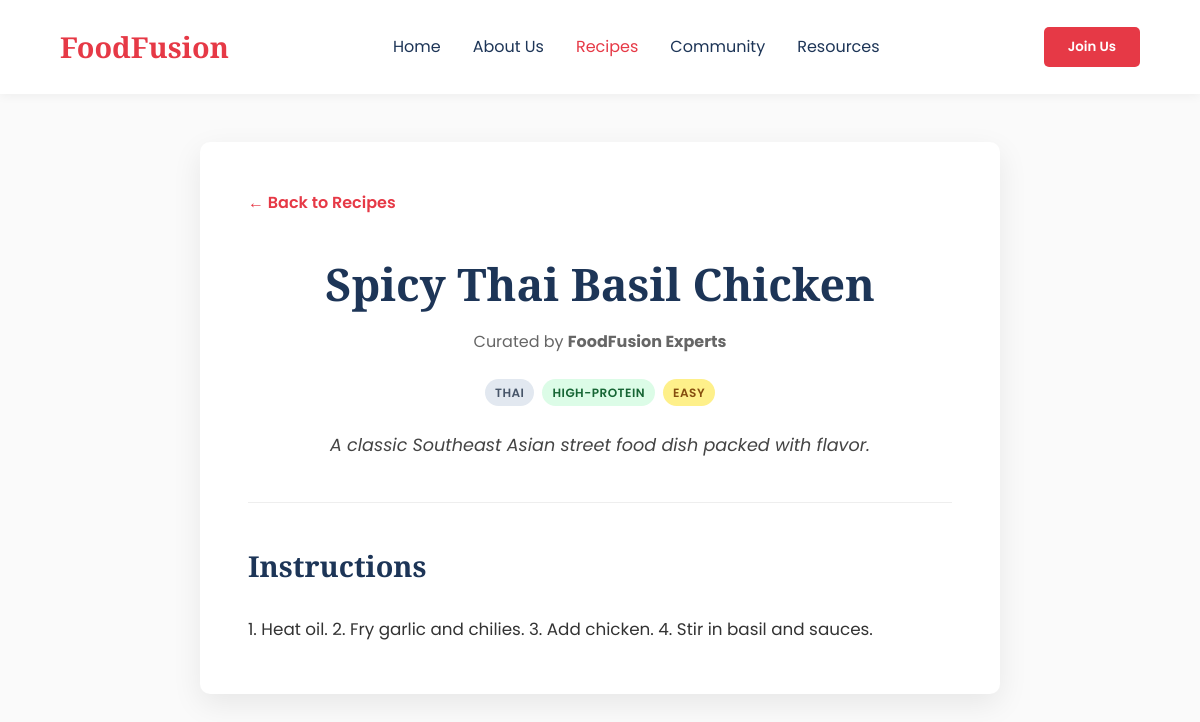
Page /view_recipe.php?id=1 on the committed database.
### tables this page shows
CREATE TABLE recipes (
    recipe_id INT AUTO_INCREMENT PRIMARY KEY,
    user_id INT NULL,
    title VARCHAR(255) NOT NULL,
    description TEXT,
    cuisine_type VARCHAR(100),
    dietary_preference VARCHAR(100),
    difficulty_level ENUM('Easy', 'Medium', 'Hard'),
    instructions LONGTEXT NOT NULL,
    created_at TIMESTAMP DEFAULT CURRENT_TIMESTAMP,
    FOREIGN KEY (user_id) REFERENCES users(user_id) ON DELETE SET NULL
);

### view_recipe.php (the view, shortened to what this page needs)
<?php
require_once 'db_connect.php';
$recipe_id = $_GET['id'];
$stmt = $conn->prepare("
    SELECT recipes.*, users.first_name, users.last_name
    FROM recipes
    LEFT JOIN users ON recipes.user_id = users.user_id
    WHERE recipe_id = ?
");
$stmt->bind_param("i", $recipe_id);
$stmt->execute();
$result = $stmt->get_result();
$recipe = $result->fetch_assoc();
?>
<!DOCTYPE html>
<html lang="en">
<head>
    <link rel="stylesheet" href="style.css?v=<?php echo time(); ?>">
</head>
<body>
    <nav class="navbar">
        <div class="logo">FoodFusion</div>
        <ul class="nav-links">
            <li><a href="index.php">Home</a></li>
            <li><a href="about.php">About Us</a></li>
            <li><a href="recipes.php" style="color: var(--primary-color);">Recipes</a></li>
            <li><a href="community.php">Community</a></li>
            <li><a href="resources.php">Resources</a></li>
        </ul>
        <?php if(isset($_SESSION['user_id'])): ?>
            <a href="logout.php" class="btn outline-btn">Logout</a>
        <?php else: ?>
            <button id="openModalBtn" class="btn primary-btn">Join Us</button>
        <?php endif; ?>
    </nav>
    <main class="single-recipe-container">
        <a href="recipes.php" class="back-link">&larr; Back to Recipes</a>
        <div class="single-recipe-header">
            <h1><?php echo htmlspecialchars($recipe['title']); ?></h1>
            <p class="recipe-author">
                <?php if ($recipe['user_id'] === NULL): ?>
                    Curated by <strong>FoodFusion Experts</strong>
                <?php else: ?>
                    Submitted by <strong><?php echo htmlspecialchars($recipe['first_name'] . " " . $recipe['last_name']); ?></strong>
                <?php endif; ?>
            </p>
            <div class="recipe-badges justify-center">
                <span class="badge badge-cuisine"><?php echo htmlspecialchars($recipe['cuisine_type']); ?></span>
                <span class="badge badge-diet"><?php echo htmlspecialchars($recipe['dietary_preference']); ?></span>
                <span class="badge badge-difficulty <?php echo strtolower($recipe['difficulty_level']); ?>"><?php echo htmlspecialchars($recipe['difficulty_level']); ?></span>
            </div>
            <p class="single-recipe-desc"><?php echo htmlspecialchars($recipe['description']); ?></p>
        </div>
        <hr class="recipe-divider">
        <div class="recipe-instructions-block">
            <h2>Instructions</h2>
            <div class="instructions-text">
                <?php echo nl2br(htmlspecialchars($recipe['instructions'])); ?>
            </div>
        </div>
    </main>
</body>
</html>

### style.css (style rules this page uses)
:root { --primary-color: #E63946; --text-dark: #1D3557; --text-light: #F1FAEE; --bg-color: #FAFAFA; --font-heading: 'Playfair Display', serif; --font-body: 'Poppins', sans-serif; --transition: all 0.3s ease; }
* { margin: 0; padding: 0; box-sizing: border-box; }
body { font-family: var(--font-body); background-color: var(--bg-color); color: var(--text-dark); line-height: 1.6; }
h1, h2, .logo { font-family: var(--font-heading); }
.navbar { display: flex; justify-content: space-between; align-items: center; padding: 1.5rem 5%; background: #fff; box-shadow: 0 2px 10px rgba(0,0,0,0.05); position: sticky; top: 0; z-index: 100; }
.logo { font-size: 1.8rem; color: var(--primary-color); font-weight: 600; }
.nav-links { list-style: none; display: flex; gap: 2rem; }
.nav-links a { text-decoration: none; color: var(--text-dark); font-weight: 400; transition: var(--transition); }
.btn { padding: 0.6rem 1.5rem; border: none; border-radius: 5px; font-family: var(--font-body); cursor: pointer; font-weight: 600; transition: var(--transition); }
.primary-btn { background-color: var(--primary-color); color: #fff; }
.recipe-badges { display: flex; gap: 8px; flex-wrap: wrap; margin-bottom: 15px; }
.badge { font-size: 0.75rem; padding: 4px 10px; border-radius: 20px; font-weight: 600; letter-spacing: 0.5px; text-transform: uppercase; }
.badge-cuisine { background-color: #e2e8f0; color: #475569; }
.badge-diet { background-color: #dcfce7; color: #166534; }
.badge-difficulty.easy { background-color: #fef08a; color: #854d0e; }
.single-recipe-container { max-width: 800px; margin: 3rem auto 5rem; padding: 3rem; background: #fff; border-radius: 10px; box-shadow: 0 10px 30px rgba(0,0,0,0.08); }
.back-link { display: inline-block; color: var(--primary-color); text-decoration: none; font-weight: 600; margin-bottom: 2rem; transition: var(--transition); }
.single-recipe-header { text-align: center; margin-bottom: 2rem; }
.single-recipe-header h1 { font-size: 2.8rem; color: var(--text-dark); margin-bottom: 10px; }
.recipe-author { font-size: 1rem; color: #666; margin-bottom: 1.5rem; }
.justify-center { justify-content: center; }
.single-recipe-desc { font-size: 1.1rem; line-height: 1.8; color: #444; margin-top: 1.5rem; font-style: italic; }
.recipe-divider { border: 0; height: 1px; background: #eee; margin: 2.5rem 0; }
.recipe-instructions-block h2 { font-size: 1.8rem; color: var(--text-dark); margin-bottom: 1.5rem; font-family: var(--font-heading); }
.instructions-text { font-size: 1.05rem; line-height: 2; color: #333; }

### rows in the picture
recipes: title "Spicy Thai Basil Chicken", cuisine_type "THAI", dietary_preference "HIGH-PROTEIN", difficulty_level "EASY", description "A classic Southeast Asian street food dish packed with flavor.", instructions "1. Heat oil. 2. Fry garlic and chilies. 3. Add chicken. 4. Stir in basil and sauces."
